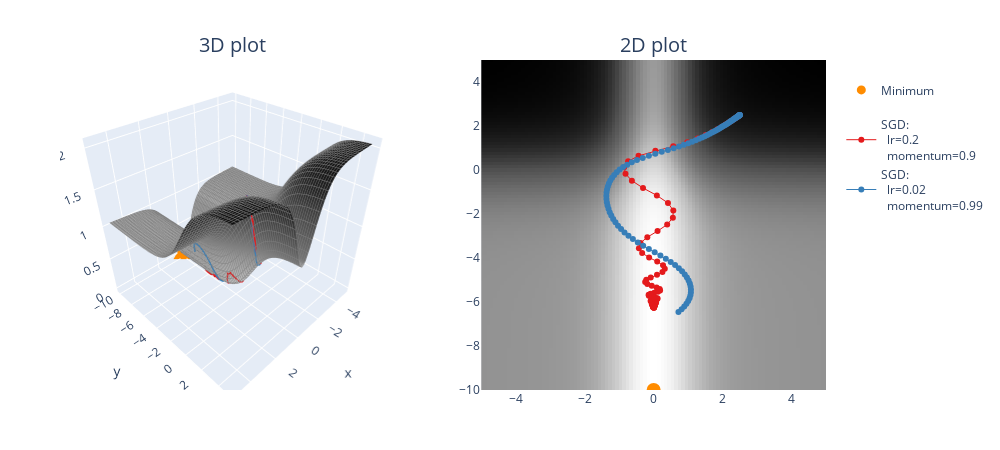

The cell this chart's notebook holds for it:
### Markdown cell above
### Exercise - implement `opt_fn_with_sgd`

> ```yaml
> Difficulty: 🔴🔴🔴⚪⚪
> Importance: 🔵🔵🔵🔵⚪
> 
> You should spend up to 15-20 minutes on this exercise.
> ```

Implement the `opt_fn_with_sgd` function using `torch.optim.SGD`. This function optimizes parameters `(x, y)` (which represent coordinates at which we evaluate a function) using gradient descent on that function value. In other words, this should look just like your optimization loops in previous days' material, except rather than passing in `model.parameters()` to your optimizer, you pass in `(xy,)` (because it needs to be an iterable of parameters, not just a single parameter).

Remember, your update steps `optimizer.step()` will automatically change the values of `xy` inplace - this means that you shouldn't store past values like `xy_list.append(xy)` because then past elements of that list will be modified when `xy` is updated. Instead, you should use something like `xy_list.append(xy.detach().clone())` to make sure you're returning a copy of the tensor, which won't continue to be modified.

We've also provided you with a function `plot_fn_with_points`, which plots a function as well as a list of points produced by functions like the one above. The code below starts from `(2.5, 2.5)` and adds the resulting trajectory of `(x, y)` coordinates to the contour plot. Does it find the minimum? Play with the learning rate and momentum a bit and see how close you can get within 100 iterations.

### Code cell
def opt_fn_with_sgd(
    fn: Callable, xy: Float[Tensor, "2"], lr=0.001, momentum=0.98, n_iters: int = 100
) -> Float[Tensor, "n_iters 2"]:
    """
    Optimize the a given function starting from the specified point.

    xy: shape (2,). The (x, y) starting point.
    n_iters: number of steps.
    lr, momentum: parameters passed to the torch.optim.SGD optimizer.

    Return: (n_iters+1, 2). The (x, y) values, from initial values to values after step `n_iters`.
    """
    # Make sure tensor has requires_grad=True, otherwise it can't be optimized (more on this tomorrow!)
    assert xy.requires_grad

    print(xy)
    print(xy.shape)

    xy_list = [xy.detach().clone()]
    optimizer = t.optim.SGD((xy, ), lr=lr, momentum=momentum)

    for _ in range(n_iters):
        fn(xy[0], xy[1]).backward()
        optimizer.step()
        optimizer.zero_grad()
        xy_list.append(xy.detach().clone())

    return t.stack(xy_list)

points = []

optimizer_list = [
    (optim.SGD, {"lr": 0.2, "momentum": 0.9}),
    (optim.SGD, {"lr": 0.02, "momentum": 0.99}),
]

for optimizer_class, params in optimizer_list:
    xy = t.tensor([2.5, 2.5], requires_grad=True)
    xys = opt_fn_with_sgd(
        pathological_curve_loss, xy=xy, lr=params["lr"], momentum=params["momentum"]
    )
    points.append((xys, optimizer_class, params))
    print(f"{params=}, last point={xys[-1]}")

plot_fn_with_points(pathological_curve_loss, points=points, min_points=[(0, "y_min")])
